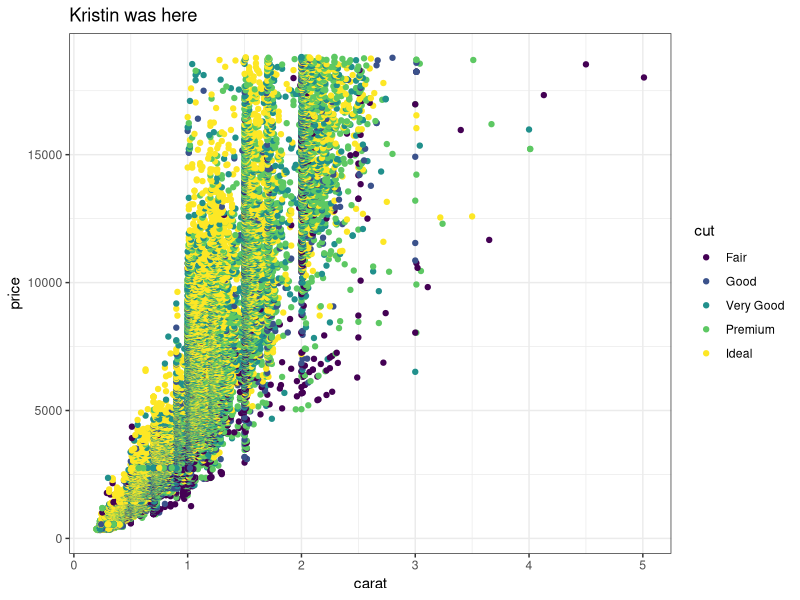
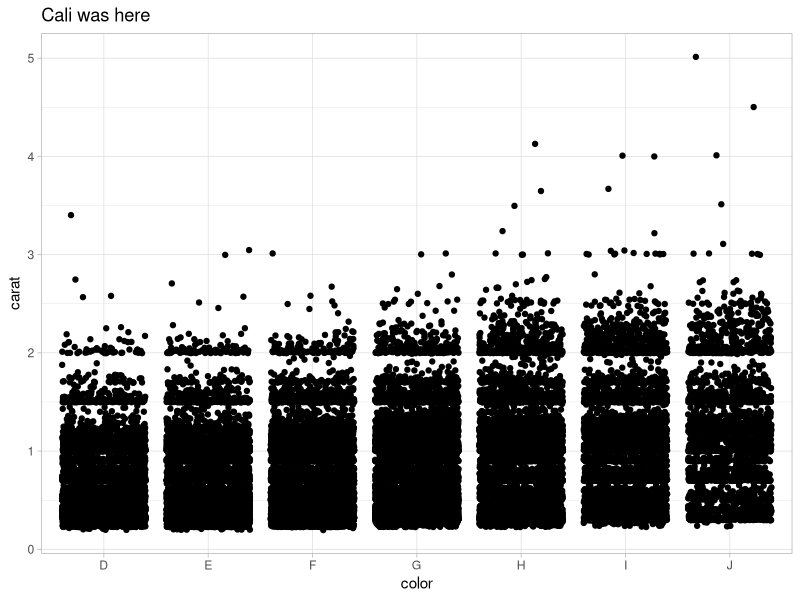
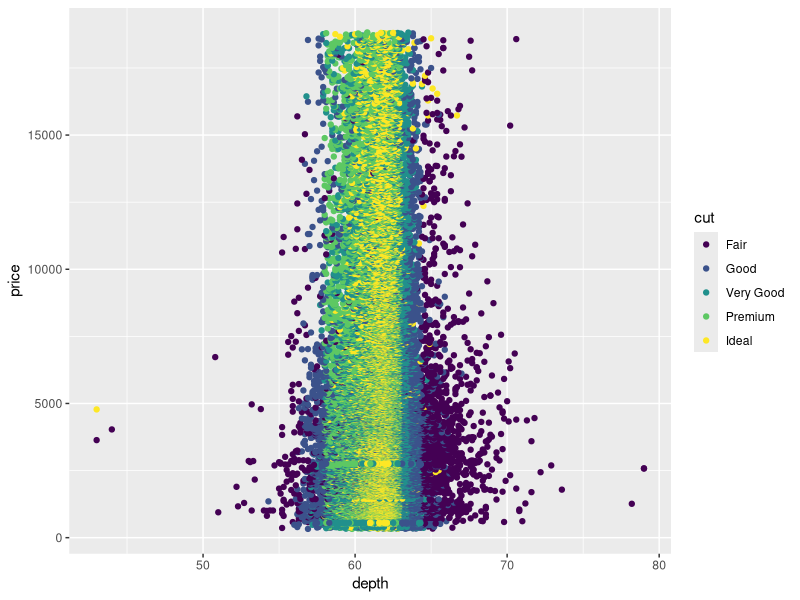

Source code (R) for these figures, in order:
## ---- chunk 1
knitr::opts_chunk$set(echo = TRUE)
library(tidyverse)
## ---- chunk 2
# Partner 1: 
# Run the code below to see the original graph
# Change the code below to make the point color change based on 'cut', and update the theme to theme_bw(). Update the title to include your first name. 

ggplot(data = diamonds, aes(x = carat, y = price)) +
  geom_point(aes(colour = cut)) +
  theme_bw() +
  labs(title = "Kristin was here")
## ---- chunk 3
# Partner 2: Cali 
# Run the code below to see the original graph
# Change the code below to make the geom a geom_jitter, and update the theme to theme_light. Update the title to include your first name. 

ggplot(data = diamonds, aes(x = color, y = carat)) +
  geom_jitter() +
  theme_light() +
  labs(title = "Cali was here")
## ---- chunk 4
ggplot(data = diamonds, aes(x = depth,
                            y = price)) +
  geom_point(aes(color = cut))
## ---- chunk 5
